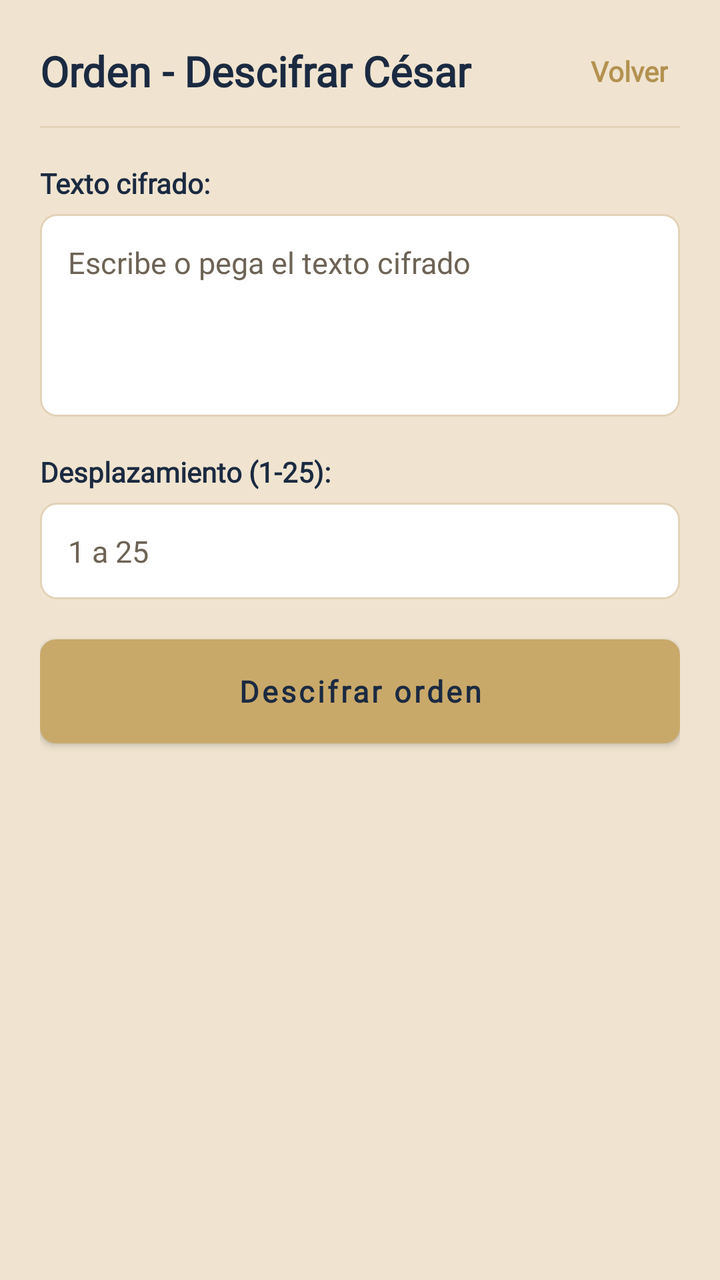
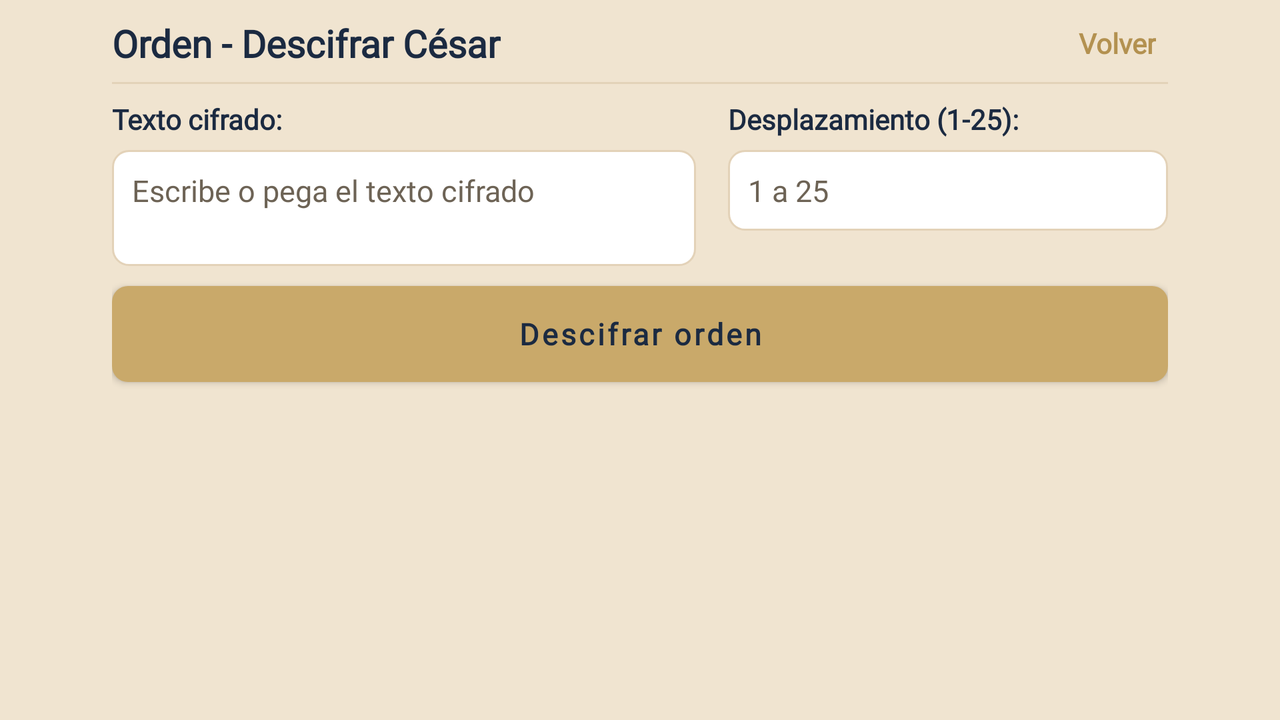

Two renders of one Android screen. The first uses the default layout on a phone; the second uses the alternative layout the repository ships for a different screen configuration, on a matching device. The two XML files are below.
<!-- AndroidManifest.xml: application theme Theme.CipherSprint -->
<!-- res/layout/fragment_order.xml -->
<?xml version="1.0" encoding="utf-8"?>
<ScrollView xmlns:android="http://schemas.android.com/apk/res/android"
    xmlns:app="http://schemas.android.com/apk/res-auto"
    android:layout_width="match_parent"
    android:layout_height="match_parent"
    android:background="@color/cream"
    android:fillViewport="true"
    android:overScrollMode="never"
    android:saveEnabled="false">

    <LinearLayout
        android:layout_width="match_parent"
        android:layout_height="wrap_content"
        android:orientation="vertical"
        android:paddingStart="@dimen/screen_padding_horizontal"
        android:paddingTop="@dimen/screen_padding_vertical"
        android:paddingEnd="@dimen/screen_padding_horizontal"
        android:paddingBottom="@dimen/screen_padding_vertical">

        <LinearLayout
            android:layout_width="match_parent"
            android:layout_height="wrap_content"
            android:gravity="center_vertical"
            android:orientation="horizontal">

            <TextView
                android:layout_width="0dp"
                android:layout_height="wrap_content"
                android:layout_weight="1"
                android:text="@string/order_title"
                android:textColor="@color/navy"
                android:textSize="21sp"
                android:textStyle="bold" />

            <TextView
                android:id="@+id/btnBack"
                android:layout_width="wrap_content"
                android:layout_height="wrap_content"
                android:background="?attr/selectableItemBackground"
                android:clickable="true"
                android:focusable="true"
                android:padding="6dp"
                android:text="@string/back"
                android:textColor="@color/gold_dark"
                android:textSize="14sp"
                android:textStyle="bold" />
        </LinearLayout>

        <View
            android:layout_width="match_parent"
            android:layout_height="1dp"
            android:layout_marginTop="12dp"
            android:layout_marginBottom="18dp"
            android:background="@color/cream_dark" />

        <TextView
            android:layout_width="match_parent"
            android:layout_height="wrap_content"
            android:layout_marginBottom="6dp"
            android:labelFor="@+id/etTexto"
            android:text="@string/order_text_label"
            android:textColor="@color/ink"
            android:textSize="14sp"
            android:textStyle="bold" />

        <EditText
            android:id="@+id/etTexto"
            android:layout_width="match_parent"
            android:layout_height="wrap_content"
            android:background="@drawable/bg_input"
            android:fontFamily="@font/inter"
            android:gravity="top|start"
            android:hint="@string/order_text_hint"
            android:inputType="textMultiLine|textCapSentences"
            android:minLines="4"
            android:maxLines="8"
            android:padding="14dp"
            android:textColor="@color/ink"
            android:textColorHint="@color/muted"
            android:textSize="15sp" />

        <TextView
            android:layout_width="match_parent"
            android:layout_height="wrap_content"
            android:layout_marginTop="18dp"
            android:layout_marginBottom="6dp"
            android:labelFor="@+id/etDesplazamiento"
            android:text="@string/order_shift_label"
            android:textColor="@color/ink"
            android:textSize="14sp"
            android:textStyle="bold" />

        <EditText
            android:id="@+id/etDesplazamiento"
            android:layout_width="match_parent"
            android:layout_height="wrap_content"
            android:background="@drawable/bg_input"
            android:fontFamily="@font/inter"
            android:hint="@string/order_shift_hint"
            android:inputType="number"
            android:maxLength="2"
            android:padding="14dp"
            android:textColor="@color/ink"
            android:textColorHint="@color/muted"
            android:textSize="15sp" />

        <com.google.android.material.button.MaterialButton
            android:id="@+id/btnDecryptOrder"
            android:layout_width="match_parent"
            android:layout_height="52dp"
            android:layout_marginTop="20dp"
            android:insetTop="0dp"
            android:insetBottom="0dp"
            android:text="@string/btn_decrypt_order"
            android:textAllCaps="false"
            android:textColor="@color/navy"
            android:textSize="15sp"
            android:textStyle="bold"
            app:backgroundTint="@color/gold"
            app:cornerRadius="8dp"
            app:elevation="0dp" />

        <com.google.android.material.card.MaterialCardView
            android:id="@+id/resultCard"
            android:layout_width="match_parent"
            android:layout_height="wrap_content"
            android:layout_marginTop="18dp"
            android:clickable="true"
            android:focusable="true"
            android:foreground="?attr/selectableItemBackground"
            android:visibility="gone"
            app:cardBackgroundColor="@color/white"
            app:cardCornerRadius="10dp"
            app:cardElevation="0dp"
            app:cardPreventCornerOverlap="false"
            app:strokeWidth="0dp">

            <LinearLayout
                android:layout_width="match_parent"
                android:layout_height="wrap_content"
                android:orientation="vertical"
                android:padding="16dp">

                <TextView
                    android:layout_width="match_parent"
                    android:layout_height="wrap_content"
                    android:text="@string/result_label"
                    android:textColor="@color/muted"
                    android:textSize="12sp"
                    android:textStyle="bold" />

                <TextView
                    android:id="@+id/tvResult"
                    android:layout_width="match_parent"
                    android:layout_height="wrap_content"
                    android:layout_marginTop="6dp"
                    android:accessibilityLiveRegion="polite"
                    android:fontFamily="monospace"
                    android:textColor="@color/navy"
                    android:textSize="17sp" />
            </LinearLayout>
        </com.google.android.material.card.MaterialCardView>

    </LinearLayout>
</ScrollView>
<!-- resources referenced by this layout -->
<resources>
  <color name="cream">#F0E4D0</color>
  <color name="cream_dark">#E3D2B8</color>
  <color name="gold">#C9A96A</color>
  <color name="gold_dark">#B39150</color>
  <color name="ink">#1B2A41</color>
  <color name="muted">#6D6355</color>
  <color name="navy">#1B2A41</color>
  <color name="white">#FFFFFF</color>
  <dimen name="screen_padding_horizontal">20dp</dimen>
  <dimen name="screen_padding_vertical">20dp</dimen>
  <!-- drawable bg_input (drawable) -->
  <?xml version="1.0" encoding="utf-8"?>
  <shape xmlns:android="http://schemas.android.com/apk/res/android"
      android:shape="rectangle">
      <solid android:color="@color/white" />
      <corners android:radius="8dp" />
      <stroke
          android:width="1dp"
          android:color="@color/cream_dark" />
  </shape>
  <string name="back">Volver</string>
  <string name="btn_decrypt_order">Descifrar orden</string>
  <string name="order_shift_hint">1 a 25</string>
  <string name="order_shift_label">Desplazamiento (1-25):</string>
  <string name="order_text_hint">Escribe o pega el texto cifrado</string>
  <string name="order_text_label">Texto cifrado:</string>
  <string name="order_title">Orden - Descifrar César</string>
  <string name="result_label">Resultado (toca para copiar)</string>
  <style name="Theme.CipherSprint" parent="Theme.MaterialComponents.Light.NoActionBar">
          <item name="colorPrimary">@color/navy</item>
          <item name="colorPrimaryVariant">@color/navy_dark</item>
          <item name="colorSecondary">@color/gold</item>
          <item name="colorSecondaryVariant">@color/gold_dark</item>
          <item name="android:windowBackground">@color/cream</item>
          <item name="android:statusBarColor">@color/navy</item>
          <item name="android:navigationBarColor">@color/navy</item>
          <item name="android:windowLightStatusBar">false</item>
          <item name="android:fontFamily">@font/inter</item>
          <item name="android:forceDarkAllowed">false</item>
          <item name="android:windowNoTitle">true</item>
          <item name="android:windowActionModeOverlay">true</item>
      </style>
  <color name="navy_dark">#121E2E</color>
</resources>
<!-- res/layout-land/fragment_order.xml (the repository's variant of the layout above) -->
<!-- drawn on the phone turned sideways -->
<?xml version="1.0" encoding="utf-8"?>
<ScrollView xmlns:android="http://schemas.android.com/apk/res/android"
    xmlns:app="http://schemas.android.com/apk/res-auto"
    android:layout_width="match_parent"
    android:layout_height="match_parent"
    android:background="@color/cream"
    android:fillViewport="true"
    android:overScrollMode="never"
    android:saveEnabled="false">

    <LinearLayout
        android:layout_width="match_parent"
        android:layout_height="wrap_content"
        android:orientation="vertical"
        android:paddingStart="@dimen/screen_padding_horizontal"
        android:paddingTop="@dimen/screen_padding_vertical"
        android:paddingEnd="@dimen/screen_padding_horizontal"
        android:paddingBottom="@dimen/screen_padding_vertical">

        <LinearLayout
            android:layout_width="match_parent"
            android:layout_height="wrap_content"
            android:gravity="center_vertical"
            android:orientation="horizontal">

            <TextView
                android:layout_width="0dp"
                android:layout_height="wrap_content"
                android:layout_weight="1"
                android:text="@string/order_title"
                android:textColor="@color/navy"
                android:textSize="19sp"
                android:textStyle="bold" />

            <TextView
                android:id="@+id/btnBack"
                android:layout_width="wrap_content"
                android:layout_height="wrap_content"
                android:background="?attr/selectableItemBackground"
                android:clickable="true"
                android:focusable="true"
                android:padding="6dp"
                android:text="@string/back"
                android:textColor="@color/gold_dark"
                android:textSize="14sp"
                android:textStyle="bold" />
        </LinearLayout>

        <View
            android:layout_width="match_parent"
            android:layout_height="1dp"
            android:layout_marginTop="4dp"
            android:layout_marginBottom="8dp"
            android:background="@color/cream_dark" />

        <LinearLayout
            android:layout_width="match_parent"
            android:layout_height="wrap_content"
            android:baselineAligned="false"
            android:orientation="horizontal">

            <LinearLayout
                android:layout_width="0dp"
                android:layout_height="wrap_content"
                android:layout_weight="1"
                android:orientation="vertical">

                <TextView
                    android:layout_width="match_parent"
                    android:layout_height="wrap_content"
                    android:layout_marginBottom="6dp"
                    android:labelFor="@+id/etTexto"
                    android:text="@string/order_text_label"
                    android:textColor="@color/ink"
                    android:textSize="14sp"
                    android:textStyle="bold" />

                <EditText
                    android:id="@+id/etTexto"
                    android:layout_width="match_parent"
                    android:layout_height="wrap_content"
                    android:background="@drawable/bg_input"
                    android:fontFamily="@font/inter"
                    android:gravity="top|start"
                    android:hint="@string/order_text_hint"
                    android:inputType="textMultiLine|textCapSentences"
                    android:maxLines="4"
                    android:minLines="2"
                    android:padding="10dp"
                    android:textColor="@color/ink"
                    android:textColorHint="@color/muted"
                    android:textSize="15sp" />
            </LinearLayout>

            <LinearLayout
                android:layout_width="220dp"
                android:layout_height="wrap_content"
                android:layout_marginStart="16dp"
                android:orientation="vertical">

                <TextView
                    android:layout_width="match_parent"
                    android:layout_height="wrap_content"
                    android:layout_marginBottom="6dp"
                    android:labelFor="@+id/etDesplazamiento"
                    android:text="@string/order_shift_label"
                    android:textColor="@color/ink"
                    android:textSize="14sp"
                    android:textStyle="bold" />

                <EditText
                    android:id="@+id/etDesplazamiento"
                    android:layout_width="match_parent"
                    android:layout_height="wrap_content"
                    android:background="@drawable/bg_input"
                    android:fontFamily="@font/inter"
                    android:hint="@string/order_shift_hint"
                    android:inputType="number"
                    android:maxLength="2"
                    android:padding="10dp"
                    android:textColor="@color/ink"
                    android:textColorHint="@color/muted"
                    android:textSize="15sp" />
            </LinearLayout>
        </LinearLayout>

        <com.google.android.material.button.MaterialButton
            android:id="@+id/btnDecryptOrder"
            android:layout_width="match_parent"
            android:layout_height="48dp"
            android:layout_marginTop="10dp"
            android:insetTop="0dp"
            android:insetBottom="0dp"
            android:text="@string/btn_decrypt_order"
            android:textAllCaps="false"
            android:textColor="@color/navy"
            android:textSize="15sp"
            android:textStyle="bold"
            app:backgroundTint="@color/gold"
            app:cornerRadius="8dp"
            app:elevation="0dp" />

        <com.google.android.material.card.MaterialCardView
            android:id="@+id/resultCard"
            android:layout_width="match_parent"
            android:layout_height="wrap_content"
            android:layout_marginTop="6dp"
            android:clickable="true"
            android:focusable="true"
            android:foreground="?attr/selectableItemBackground"
            android:visibility="gone"
            app:cardBackgroundColor="@color/white"
            app:cardCornerRadius="10dp"
            app:cardElevation="0dp"
            app:cardPreventCornerOverlap="false"
            app:strokeWidth="0dp">

            <LinearLayout
                android:layout_width="match_parent"
                android:layout_height="wrap_content"
                android:orientation="vertical"
                android:padding="10dp">

                <TextView
                    android:layout_width="match_parent"
                    android:layout_height="wrap_content"
                    android:text="@string/result_label"
                    android:textColor="@color/muted"
                    android:textSize="12sp"
                    android:textStyle="bold" />

                <TextView
                    android:id="@+id/tvResult"
                    android:layout_width="match_parent"
                    android:layout_height="wrap_content"
                    android:layout_marginTop="6dp"
                    android:accessibilityLiveRegion="polite"
                    android:fontFamily="monospace"
                    android:textColor="@color/navy"
                    android:textSize="15sp" />
            </LinearLayout>
        </com.google.android.material.card.MaterialCardView>

    </LinearLayout>
</ScrollView>
<!-- resources referenced by the variant -->
<!-- as the phone turned sideways resolves them -->
<resources>
  <color name="cream">#F0E4D0</color>
  <color name="cream_dark">#E3D2B8</color>
  <color name="gold">#C9A96A</color>
  <color name="gold_dark">#B39150</color>
  <color name="ink">#1B2A41</color>
  <color name="muted">#6D6355</color>
  <color name="navy">#1B2A41</color>
  <color name="white">#FFFFFF</color>
  <!-- from res/values-land/ -->
  <dimen name="screen_padding_horizontal">56dp</dimen>
  <!-- from res/values-land/ -->
  <dimen name="screen_padding_vertical">6dp</dimen>
  <!-- drawable bg_input (drawable) -->
  <?xml version="1.0" encoding="utf-8"?>
  <shape xmlns:android="http://schemas.android.com/apk/res/android"
      android:shape="rectangle">
      <solid android:color="@color/white" />
      <corners android:radius="8dp" />
      <stroke
          android:width="1dp"
          android:color="@color/cream_dark" />
  </shape>
  <string name="back">Volver</string>
  <string name="btn_decrypt_order">Descifrar orden</string>
  <string name="order_shift_hint">1 a 25</string>
  <string name="order_shift_label">Desplazamiento (1-25):</string>
  <string name="order_text_hint">Escribe o pega el texto cifrado</string>
  <string name="order_text_label">Texto cifrado:</string>
  <string name="order_title">Orden - Descifrar César</string>
  <string name="result_label">Resultado (toca para copiar)</string>
  <style name="Theme.CipherSprint" parent="Theme.MaterialComponents.Light.NoActionBar">
          <item name="colorPrimary">@color/navy</item>
          <item name="colorPrimaryVariant">@color/navy_dark</item>
          <item name="colorSecondary">@color/gold</item>
          <item name="colorSecondaryVariant">@color/gold_dark</item>
          <item name="android:windowBackground">@color/cream</item>
          <item name="android:statusBarColor">@color/navy</item>
          <item name="android:navigationBarColor">@color/navy</item>
          <item name="android:windowLightStatusBar">false</item>
          <item name="android:fontFamily">@font/inter</item>
          <item name="android:forceDarkAllowed">false</item>
          <item name="android:windowNoTitle">true</item>
          <item name="android:windowActionModeOverlay">true</item>
      </style>
  <color name="navy_dark">#121E2E</color>
</resources>
